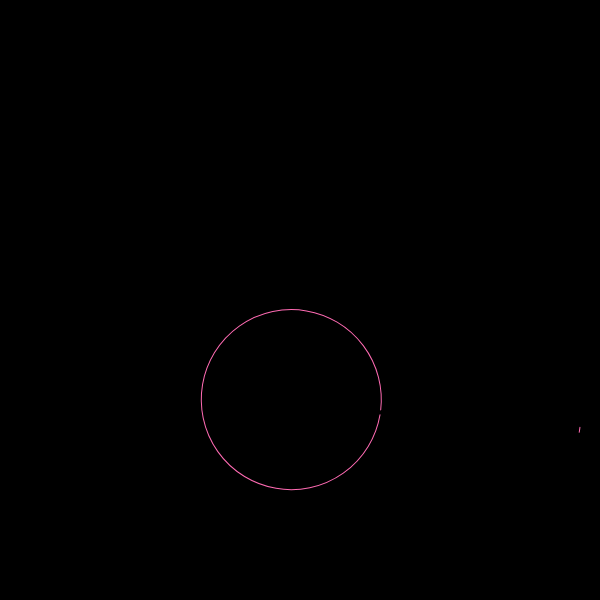
Frame 1 (no input)
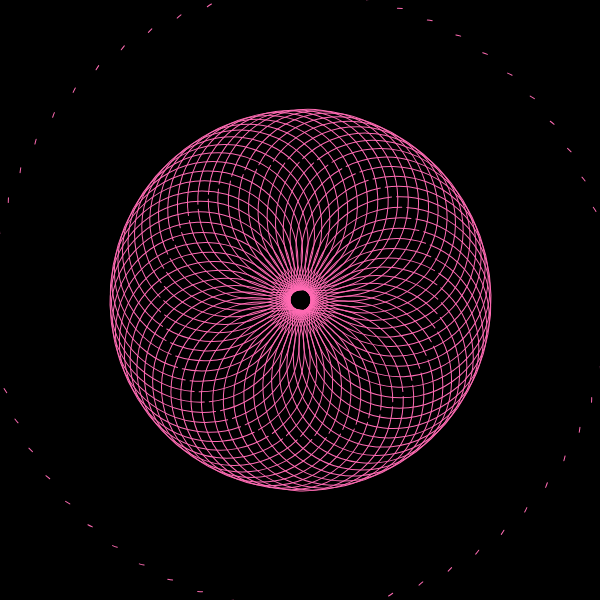
Frame 60 (no input)
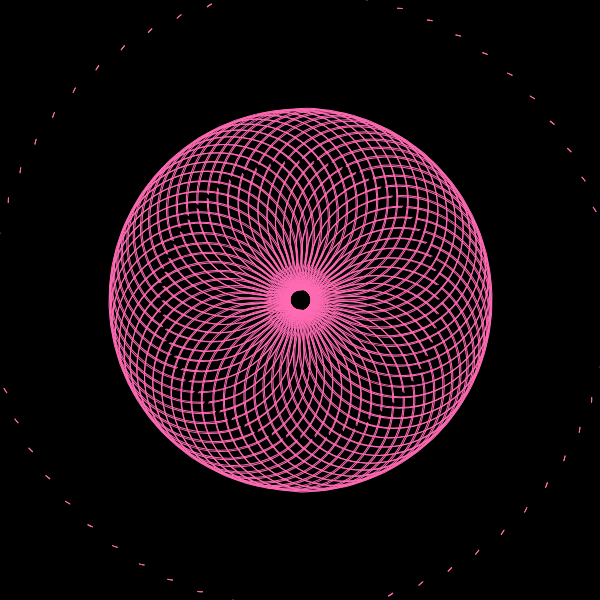
Frame 120 (the mouse pressed at the canvas centre since frame 60)

The p5.js sketch that drew these frames (run headless with seeded random() and noise() and a simulated clock; from frame 60 on, the mouse is pressed at the canvas centre):

// p5.js sketch
// ── sketch.js
let rotateBy = 5;
function setup() {
    createCanvas(600, 600);
    background(0);
    angleMode(DEGREES);
}

function makeArm(rotateBy) {
    let alt = Math.round(rotateBy / 360);
    console.log(alt);
    noFill();
    
    stroke('#FF6BB3');
    strokeWeight(1);
    arc(200, 100, 180, 180, HALF_PI, PI + HALF_PI);
    arc(0+alt, 100+alt, 180, 180, PI + HALF_PI, HALF_PI);
    

}

function draw() {
    translate(300, 300);
    rotate(rotateBy); 
    makeArm(rotateBy);
    rotateBy += 6;
}
